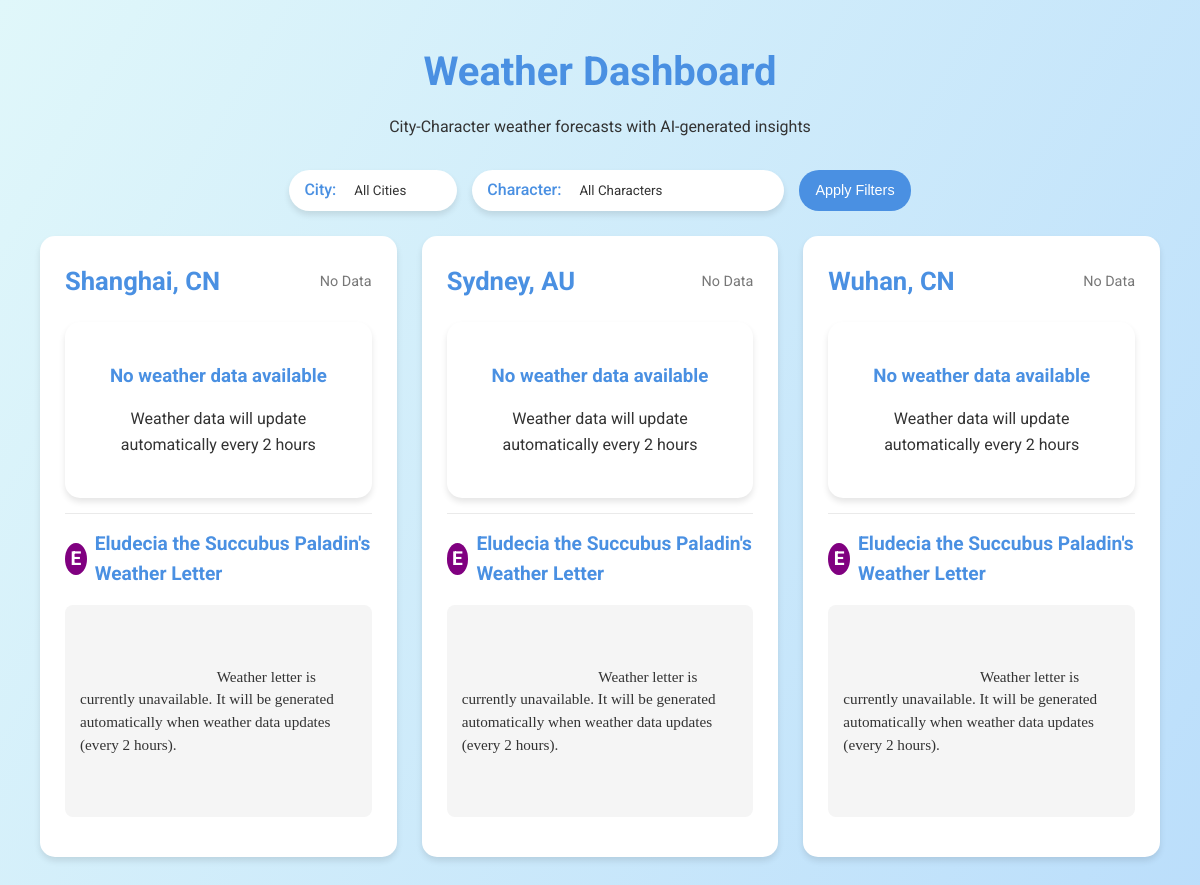
Page /weather/ on the committed database.
### weather/models.py (models this page shows, shortened)
class CityCharacter(models.Model):
    city = models.ForeignKey(City, on_delete=models.CASCADE)
    character = models.ForeignKey(Character, on_delete=models.CASCADE)
    weather_letter = models.TextField(null=True, blank=True)
    last_updated = models.DateTimeField(auto_now=True)
    is_active = models.BooleanField(default=True)
    class Meta:
        unique_together = ('city', 'character')

class City(models.Model):
    name = models.CharField(max_length=100)
    country = models.CharField(max_length=100)
    characters = models.ManyToManyField(Character, through='CityCharacter')
    class Meta:
        verbose_name_plural = "Cities"

class Character(models.Model):
    name = models.CharField(max_length=100)
    description = models.TextField()
    avatar_color = models.CharField(max_length=20, default="#ff6b6b")  # For character avatar background color

### weather/views.py (the view)
# urls.py: path("", views.index, name="index"),
def index(request):
    ensure_default_data()
    page_number = request.GET.get('page', 1)
    city_characters = CityCharacter.objects.filter(is_active=True).select_related('city', 'character').order_by('city__name', 'character__name')
    character_filter = request.GET.get('character')
    city_filter = request.GET.get('city')
    if character_filter:
        city_characters = city_characters.filter(character__name=character_filter)
    if city_filter:
        city_characters = city_characters.filter(city__name=city_filter)
    paginator = Paginator(city_characters, settings.WEATHER_PAGINATION_PER_PAGE)
    page_obj = paginator.get_page(page_number)
    weather_data = {}
    comments_data = {}
    for city_char in page_obj:
        try:
            weather = Weather_current.objects.filter(
                city=city_char.city.name,
                country=city_char.city.country
            ).latest('last_updated')
            weather_data[city_char.id] = weather
        except Weather_current.DoesNotExist:
            weather_data[city_char.id] = None
        comments = Comment.objects.filter(city_character=city_char).order_by('-created_at')
        comments_data[city_char.id] = comments[:settings.WEATHER_COMMENTS_PER_PAGE]
    all_characters = Character.objects.all()
    all_cities = City.objects.filter(citycharacter__is_active=True).distinct()
    context = {
        'page_obj': page_obj,
        'weather_data': weather_data,
        'comments_data': comments_data,
        'all_characters': all_characters,
        'all_cities': all_cities,
        'selected_character': character_filter,
        'selected_city': city_filter,
    }
    return render(request, 'weather/index.html', context)

### weather/templatetags/weather_filters.py (called while the page is built)
@register.filter
def get_item(dictionary, key):
    return dictionary.get(key)

### weather/templates/weather/index.html (shortened to what this page needs)
<!DOCTYPE html>
{% load weather_filters %}
<html lang="en">
<head>
</head>
<body>
    <div class="container">
        <div class="header">
            <h1>Weather Dashboard</h1>
            <p>City-Character weather forecasts with AI-generated insights</p>
        </div>
        <form method="get" action="" class="filters">
            <div class="filter-group">
                <label for="city-filter" class="filter-label">City:</label>
                <select name="city" id="city-filter" class="filter-select">
                    <option value="">All Cities</option>
                </select>
            </div>
            <div class="filter-group">
                <label for="character-filter" class="filter-label">Character:</label>
                <select name="character" id="character-filter" class="filter-select">
                    <option value="">All Characters</option>
                </select>
            </div>
            <button type="submit" class="filter-button">Apply Filters</button>
        </form>
        {% if page_obj %}
            <div class="cards-grid">
                {% for city_char in page_obj %}
                    <div class="weather-card">
                        <div class="location">
                            <h2>{{ city_char.city.name }}, {{ city_char.city.country }}</h2>
                            <div class="date-time">
                                {% with weather=weather_data|get_item:city_char.id %}
                                    {% if weather.last_updated %}
                                        {{ weather.last_updated|date:"F j, Y • H:i" }}
                                    {% else %}
                                        No Data
                                    {% endif %}
                                {% endwith %}
                            </div>
                        </div>
                        {% with weather=weather_data|get_item:city_char.id %}
                            {% if weather %}
                                <div class="weather-info">
                                    <div class="temperature">
                                        <div>
                                            <div class="temperature-value">{{ weather.temperature }}°<span class="temperature-unit">C</span></div>
                                            <div class="description">{{ weather.description }}</div>
                                            <div style="font-size: 0.9rem;">Feels like: {{ weather.feels_like }}°C</div>
                                        </div>
                                    </div>
                                    <div class="details">
                                        <div class="details-grid">
                                            <div class="detail-item">
                                                <div class="detail-label">Humidity</div>
                                                <div class="detail-value">{{ weather.humidity }}%</div>
                                            </div>
                                            <div class="detail-item">
                                                <div class="detail-label">Wind</div>
                                                <div class="detail-value">{{ weather.wind_speed }} m/s</div>
                                            </div>
                                            <div class="detail-item">
                                                <div class="detail-label">Pressure</div>
                                                <div class="detail-value">{{ weather.pressure }} hPa</div>
                                            </div>
                                            <div class="detail-item">
                                                <div class="detail-label">Clouds</div>
                                                <div class="detail-value">{{ weather.clouds }}%</div>
                                            </div>
                                        </div>
                                    </div>
                                </div>
                            {% else %}
                                <div class="empty-state">
                                    <h3>No weather data available</h3>
                                    <p>Weather data will update automatically every 2 hours</p>
                                </div>
                            {% endif %}
                        {% endwith %}
                        <div class="letter-section">
                            <div class="letter-header">
                                <h3>
                                    <div class="character-avatar" style="background-color: {{ city_char.character.avatar_color }}">
                                        {{ city_char.character.name|slice:":1" }}
                                    </div>
                                    {{ city_char.character.name }}'s Weather Letter
                                </h3>
                            </div>
                            <div class="letter-content">
                                {% if city_char.weather_letter %}
                                    {{ city_char.weather_letter|linebreaksbr }}
                                {% else %}
                                    Weather letter is currently unavailable. It will be generated automatically when weather data updates (every 2 hours).
                                {% endif %}
                            </div>
                        </div>
                    </div>
                {% endfor %}
            </div>
        {% else %}
            <div class="empty-state">
                <h3>No active city-character pairs found</h3>
                <p>Please add city-character pairs in the admin panel</p>
            </div>
        {% endif %}
    </div>
</body>
</html>

### weather/templates/weather/index.html (style rules this page uses)
:root { --primary-color: #4a90e2; --secondary-color: #f5f5f5; --text-color: #333; --accent-color: #ff6b6b; --success-color: #66bb6a; --card-shadow: 0 4px 6px rgba(0, 0, 0, 0.1); --transition: all 0.3s ease; }
* { margin: 0; padding: 0; box-sizing: border-box; }
body { font-family: 'Roboto', sans-serif; line-height: 1.6; color: var(--text-color); background: linear-gradient(120deg, #e0f7fa, #bbdefb); min-height: 100vh; padding: 20px; }
.container { max-width: 1200px; margin: 0 auto; padding: 20px; }
.header { text-align: center; margin-bottom: 30px; }
.header h1 { font-size: 2.5rem; color: var(--primary-color); margin-bottom: 10px; }
.filters { display: flex; flex-wrap: wrap; gap: 15px; margin-bottom: 25px; justify-content: center; }
.filter-group { display: flex; align-items: center; background-color: white; border-radius: 25px; padding: 5px 15px; box-shadow: var(--card-shadow); }
.filter-label { margin-right: 10px; font-weight: 500; color: var(--primary-color); }
.filter-select { border: none; padding: 8px; border-radius: 5px; font-family: 'Roboto', sans-serif; color: var(--text-color); appearance: none; background: transparent; cursor: pointer; }
.filter-button { background-color: var(--primary-color); color: white; border: none; padding: 8px 16px; border-radius: 20px; cursor: pointer; transition: var(--transition); font-size: 0.9rem; }
.cards-grid { display: grid; grid-template-columns: repeat(auto-fill, minmax(350px, 1fr)); gap: 25px; }
.weather-card { background-color: white; border-radius: 15px; box-shadow: var(--card-shadow); padding: 25px; margin-bottom: 20px; transition: var(--transition); }
.location { display: flex; align-items: center; justify-content: space-between; margin-bottom: 20px; }
.location h2 { font-size: 1.6rem; color: var(--primary-color); }
.date-time { font-size: 0.9rem; color: #777; }
.letter-section { margin-top: 15px; position: relative; border-top: 1px solid #eaeaea; padding-top: 15px; }
.letter-header { display: flex; align-items: center; justify-content: space-between; margin-bottom: 15px; }
.letter-header h3 { color: var(--primary-color); font-size: 1.2rem; display: flex; align-items: center; }
.character-avatar { width: 32px; height: 32px; border-radius: 50%; display: flex; align-items: center; justify-content: center; color: white; font-weight: bold; margin-right: 8px; }
.letter-content { background-color: var(--secondary-color); border-radius: 8px; padding: 15px; font-size: 0.95rem; line-height: 1.5; white-space: pre-wrap; font-family: 'Georgia', serif; margin-bottom: 15px; }
.empty-state { text-align: center; padding: 40px 20px; background-color: white; border-radius: 15px; box-shadow: var(--card-shadow); }
.empty-state h3 { color: var(--primary-color); margin-bottom: 15px; }

### rows in the picture
CityCharacter: city.name "Shanghai", city.country "CN", character.name "E", character.name "Eludecia the Succubus Paladin", shows "Weather letter is currently unavailable. It will be generated automatically when weather data updates (every 2 hours)."
CityCharacter: city.name "Sydney", city.country "AU", character.name "E", character.name "Eludecia the Succubus Paladin", shows "Weather letter is currently unavailable. It will be generated automatically when weather data updates (every 2 hours)."
CityCharacter: city.name "Wuhan", city.country "CN", character.name "E", character.name "Eludecia the Succubus Paladin", shows "Weather letter is currently unavailable. It will be generated automatically when weather data updates (every 2 hours)."
